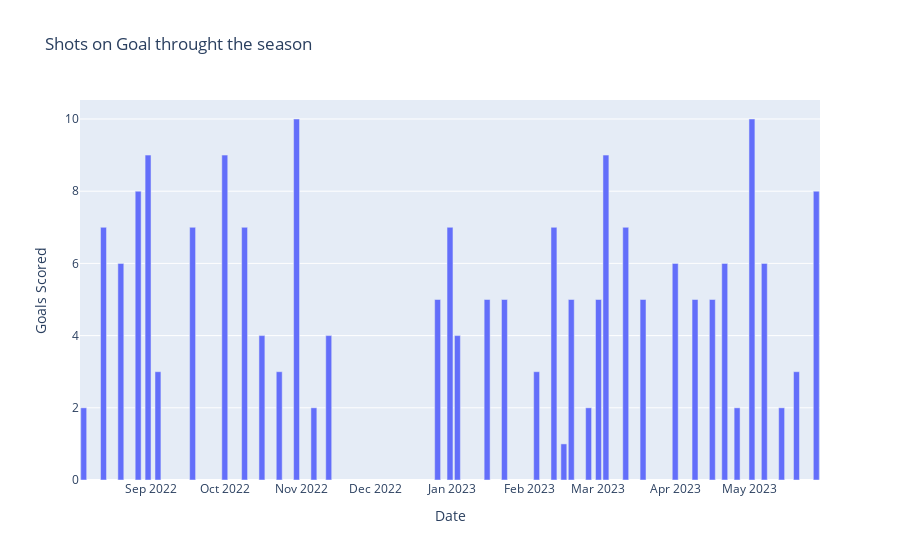

The notebook cell saved with this chart:
### Code cell
import plotly.express as px

# Plot the goals scored throughout the season
fig = px.bar(arsenal_matches_stats, x='fixture.date', y='Shots_on_goal_arsenal', title='Shots on Goal throught the season')
fig.update_xaxes(title='Date')
fig.update_yaxes(title='Goals Scored')

fig.show()

### Figure 1 — Plotly figure (JSON) as saved in the notebook; plotly's stock layout.template omitted (floating-point values rounded to 4 significant figures)
{"data": [{"alignmentgroup": "True", "hovertemplate": "fixture.date=%{x}<br>Shots_on_goal_arsenal=%{y}<extra></extra>", "legendgroup": "", "marker": {"color": "#636efa", "pattern": {"shape": ""}}, "name": "", "offsetgroup": "", "orientation": "v", "showlegend": false, "textposition": "auto", "type": "bar", "x": ["2022-08-05", "2022-08-13", "2022-08-20", "2022-08-27", "2022-08-31", "2022-09-04", "2023-03-01", "2022-09-18", "2022-10-01", "2022-10-09", "2022-10-16", "2023-02-15", "2022-10-23", "2022-10-30", "2022-11-06", "2022-11-12", "2022-12-26", "2022-12-31", "2023-01-03", "2023-01-15", "2023-01-22", "2023-02-04", "2023-02-11", "2023-02-18", "2023-02-25", "2023-03-04", "2023-03-12", "2023-03-19", "2023-04-01", "2023-04-09", "2023-04-16", "2023-04-21", "2023-04-26", "2023-05-02", "2023-05-07", "2023-05-14", "2023-05-20", "2023-05-28"], "xaxis": "x", "y": [2, 7, 6, 8, 9, 3, 5, 7, 9, 7, 4, 1, 3, 10, 2, 4, 5, 7, 4, 5, 5, 3, 7, 5, 2, 9, 7, 5, 6, 5, 5, 6, 2, 10, 6, 2, 3, 8], "yaxis": "y"}], "layout": {"barmode": "relative", "legend": {"tracegroupgap": 0}, "title": {"text": "Shots on Goal throught the season"}, "xaxis": {"anchor": "y", "domain": [0, 1], "title": {"text": "Date"}}, "yaxis": {"anchor": "x", "domain": [0, 1], "title": {"text": "Goals Scored"}}}}
